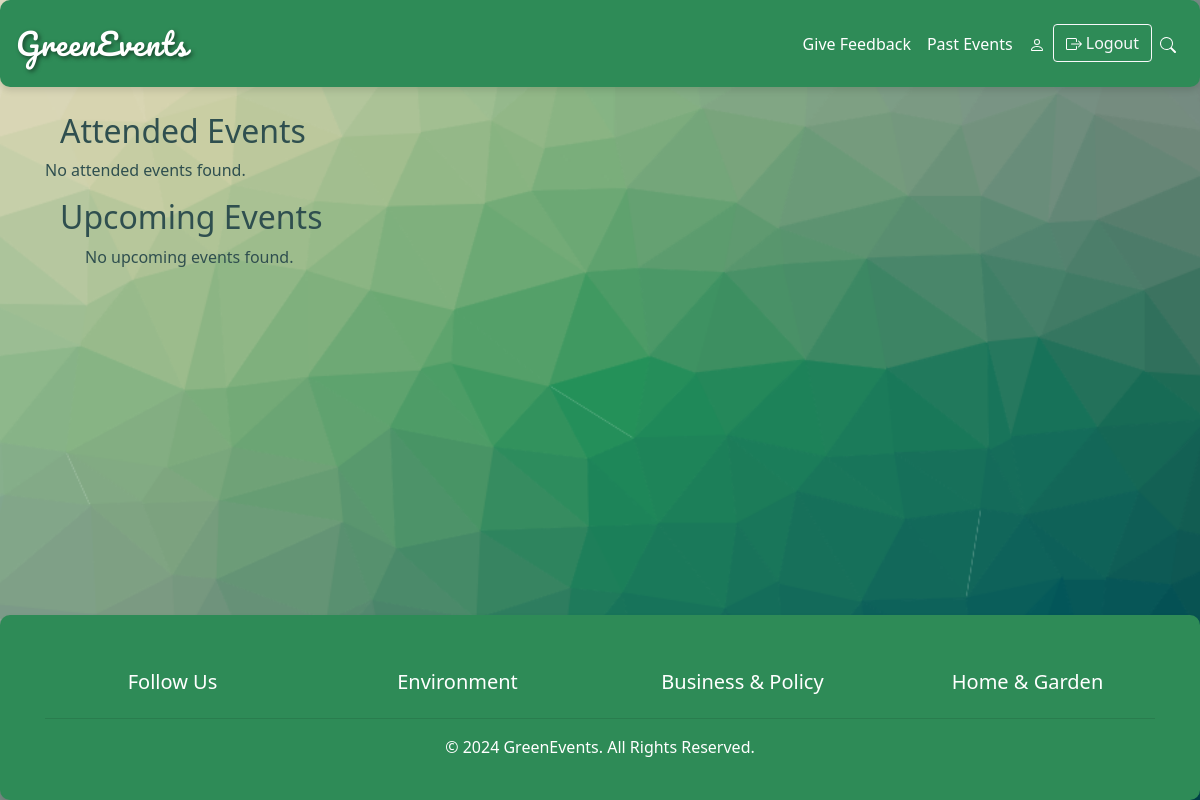
/history/ (signed in), run on an earlier commit of the app's database.
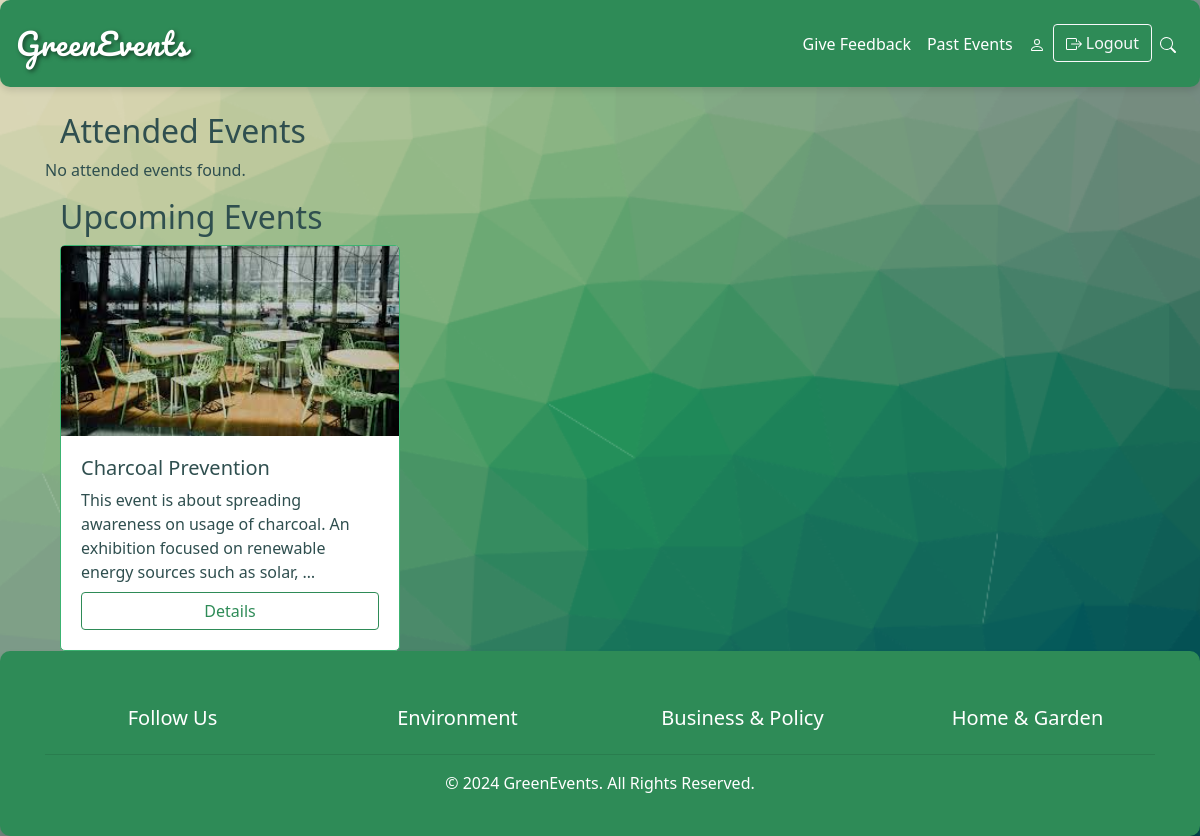
And on a later commit of the database.
### myApp/models.py (models this page shows, shortened)
class Event(models.Model):
    name = models.CharField(max_length=255)
    description = models.TextField()
    eventDate = models.DateTimeField()
    location = models.CharField(max_length=255)
    agenda = models.TextField()
    speakers = models.TextField()
    image = models.ImageField(upload_to='event_images/', blank=True, null=True)
    total_num_of_seats = models.IntegerField()
    registered_seats = models.IntegerField(default=0)
    remaining_seats = models.IntegerField()

### myApp/views.py (the view)
# urls.py: path('history/', views.user_history, name='user_history'),
@login_required
def user_history(request):
    profile = get_object_or_404(Profile, user=request.user)
    attended_events = Event.objects.filter(registration__user=request.user, registration__user_attended=True).distinct()
    upcoming_events = Event.objects.filter(registration__user=request.user, registration__user_attended=False, eventDate__gte=timezone.now()).distinct()
    return render(request, 'user_history.html', {
        'attended_events': attended_events,
        'upcoming_events': upcoming_events
    })

### myApp/templates/user_history.html
{% extends 'base.html' %}
{% block content %}
<div class="container mt-3">
    <h2>Attended Events</h2>
    <div class="row">
        {% for event in attended_events %}
        <div class="col-md-4">
            <div class="card mb-3">
                {% if event.image %}
                <img src="{{ event.image.url }}" class="card-img-top" alt="{{ event.name }}">
                {% endif %}
                <div class="card-body">
                    <h5 class="card-title">{{ event.name }}</h5>
                    <p class="card-text">{{ event.description|truncatewords:20 }}</p>
                    <a href="{% url 'event_detail' event.id %}" class="btn btn-outline-primary">Details</a><br>
                    <a href="{% url 'event_feedback' event.id %}" class="btn btn-outline-primary">Event Feedback</a>
                </div>
            </div>
        </div>
        {% empty %}
        <p>No attended events found.</p>
        {% endfor %}
    </div>
    <h2>Upcoming Events</h2>
    <div class="row">
        {% for event in upcoming_events %}
        <div class="col-md-4">
            <div class="card mb-3">
                {% if event.image %}
                <img src="{{ event.image.url }}" class="card-img-top" alt="{{ event.name }}">
                {% endif %}
                <div class="card-body">
                    <h5 class="card-title">{{ event.name }}</h5>
                    <p class="card-text">{{ event.description|truncatewords:20 }}</p>
                    <a href="{% url 'event_detail' event.id %}" class="btn btn-outline-primary">Details</a>
                </div>
            </div>
        </div>
        {% empty %}
        <p class="no-events">No upcoming events found.</p>
        {% endfor %}
    </div>
</div>
{% endblock %}

What changed in the data, as far as the page shows it:
now on this page (row edited): Event: image (picture), name "Charcoal Prevention", description "This event is about spreading awareness on usage of charcoal. An exhibition focused on renewable energy sources such as solar, …"
Also different on the page:
text no longer shown: "No upcoming events found."
